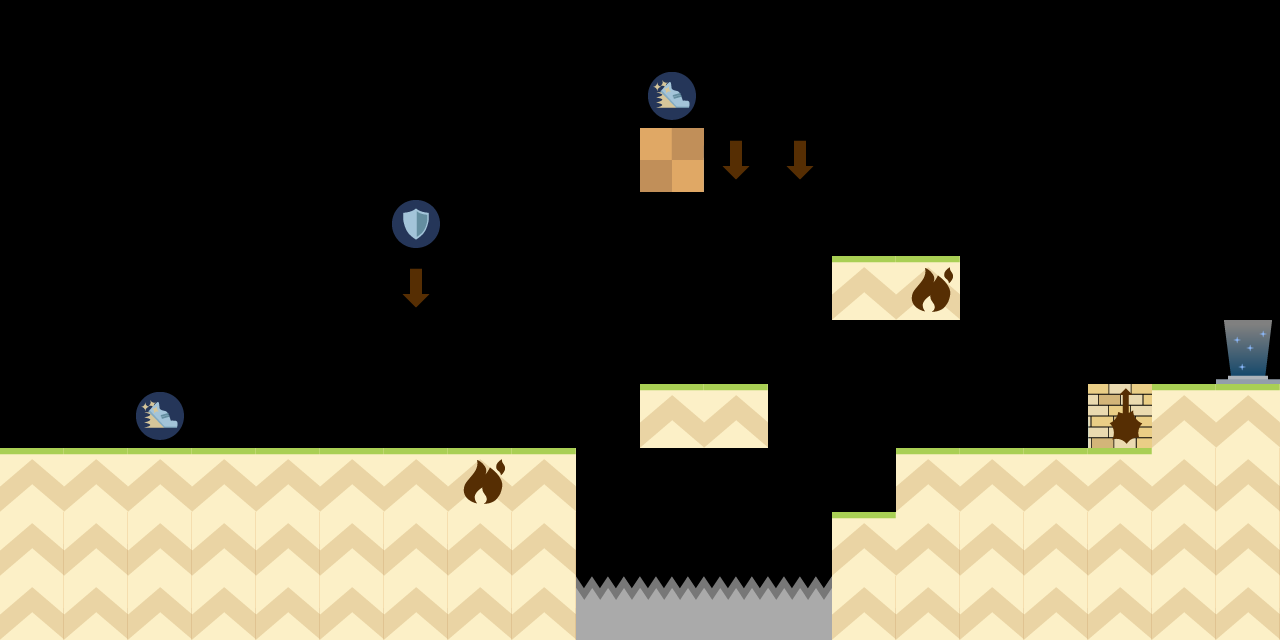

Rendered tile map (Tiled .tmx) drawn with the repository's tilesets; below, a short description and the full map source, tile grids included:
An orthogonal 20x10 tile map with 64x64 px tiles, 6 tile layers (background, main, spikes, powerups, ...), 3 tilesets.

<map version="1.0" orientation="orthogonal" renderorder="left-down" width="20" height="10" tilewidth="64" tileheight="64" nextobjectid="1">
 <tileset firstgid="1" name="traps_spritesheet" tilewidth="64" tileheight="64" tilecount="8" columns="4">
  <image source="../../client/assets/traps_spritesheet.png" width="256" height="128" />
  <tile id="0">
   <properties>
    <property name="direction" value="left" />
    <property name="length" value="3" />
    <property name="type" value="laser" />
   </properties>
  </tile>
  <tile id="1">
   <properties>
    <property name="direction" value="right" />
    <property name="length" value="3" />
    <property name="type" value="laser" />
   </properties>
  </tile>
  <tile id="2">
   <properties>
    <property name="direction" value="up" />
    <property name="length" value="3" />
    <property name="type" value="laser" />
   </properties>
  </tile>
  <tile id="3">
   <properties>
    <property name="direction" value="down" />
    <property name="length" value="3" />
    <property name="type" value="laser" />
   </properties>
  </tile>
  <tile id="4">
   <properties>
    <property name="type" value="fire" />
   </properties>
  </tile>
  <tile id="5">
   <properties>
    <property name="type" value="drop" />
   </properties>
  </tile>
 </tileset>
 <tileset firstgid="9" name="misc_spritesheet" tilewidth="64" tileheight="64" tilecount="24" columns="4">
  <image source="../../client/assets/misc_spritesheet.png" width="256" height="384" />
  <tile id="2">
   <properties>
    <property name="powerup" value="SHIELD" />
    <property name="quantity" value="1" />
   </properties>
  </tile>
  <tile id="3">
   <properties>
    <property name="powerup" value="BLINK" />
    <property name="quantity" value="3" />
   </properties>
  </tile>
 </tileset>
 <tileset firstgid="33" name="tile_spritesheet" tilewidth="64" tileheight="64" tilecount="10" columns="5">
  <image source="../../client/assets/tile_spritesheet.png" width="320" height="128" />
 </tileset>
 <layer name="background" width="20" height="10">
  <data encoding="csv">
0,0,0,0,0,0,0,0,0,0,0,0,0,0,0,0,0,0,0,0,
0,0,0,0,0,0,0,0,0,0,0,0,0,0,0,0,0,0,0,0,
0,0,0,0,0,0,0,0,0,0,0,0,0,0,0,0,0,0,0,0,
0,0,0,0,0,0,0,0,0,0,0,0,0,0,0,0,0,0,0,0,
0,0,0,0,0,0,0,0,0,0,0,0,0,0,0,0,0,0,0,0,
0,0,0,0,0,0,0,0,0,0,0,0,0,0,0,0,0,0,0,0,
0,0,0,0,0,0,0,0,0,0,0,0,0,0,0,0,0,0,0,0,
0,0,0,0,0,0,0,0,0,0,0,0,0,0,0,0,0,0,34,34,
34,34,34,34,34,34,34,34,0,0,0,0,0,0,34,34,34,34,34,34,
34,34,34,34,34,34,34,34,0,0,0,0,0,0,34,34,34,34,34,34
</data>
 </layer>
 <layer name="main" width="20" height="10">
  <properties>
   <property name="collision" value="true" />
  </properties>
  <data encoding="csv">
0,0,0,0,0,0,0,0,0,0,0,0,0,0,0,0,0,0,0,0,
0,0,0,0,0,0,0,0,0,0,0,0,0,0,0,0,0,0,0,0,
0,0,0,0,0,0,0,0,0,0,35,0,0,0,0,0,0,0,0,0,
0,0,0,0,0,0,0,0,0,0,0,0,0,0,0,0,0,0,0,0,
0,0,0,0,0,0,0,0,0,0,0,0,0,33,33,0,0,0,0,0,
0,0,0,0,0,0,0,0,0,0,0,0,0,0,0,0,0,0,0,0,
0,0,0,0,0,0,0,0,0,0,33,33,0,0,0,0,0,40,33,33,
33,33,33,33,33,33,33,33,33,0,0,0,0,0,33,33,33,33,0,0,
0,0,0,0,0,0,0,0,34,0,0,0,0,33,0,0,0,0,0,0,
0,0,0,0,0,0,0,0,34,0,0,0,0,34,0,0,0,0,0,0
</data>
 </layer>
 <layer name="spikes" width="20" height="10">
  <properties>
   <property name="collision" value="true" />
  </properties>
  <data encoding="csv">
0,0,0,0,0,0,0,0,0,0,0,0,0,0,0,0,0,0,0,0,
0,0,0,0,0,0,0,0,0,0,0,0,0,0,0,0,0,0,0,0,
0,0,0,0,0,0,0,0,0,0,0,0,0,0,0,0,0,0,0,0,
0,0,0,0,0,0,0,0,0,0,0,0,0,0,0,0,0,0,0,0,
0,0,0,0,0,0,0,0,0,0,0,0,0,0,0,0,0,0,0,0,
0,0,0,0,0,0,0,0,0,0,0,0,0,0,0,0,0,0,0,0,
0,0,0,0,0,0,0,0,0,0,0,0,0,0,0,0,0,0,0,0,
0,0,0,0,0,0,0,0,0,0,0,0,0,0,0,0,0,0,0,0,
0,0,0,0,0,0,0,0,0,0,0,0,0,0,0,0,0,0,0,0,
0,0,0,0,0,0,0,0,0,36,36,36,36,0,0,0,0,0,0,0
</data>
 </layer>
 <layer name="powerups" width="20" height="10">
  <properties>
   <property name="collision" value="true" />
  </properties>
  <data encoding="csv">
0,0,0,0,0,0,0,0,0,0,0,0,0,0,0,0,0,0,0,0,
0,0,0,0,0,0,0,0,0,0,12,0,0,0,0,0,0,0,0,0,
0,0,0,0,0,0,0,0,0,0,0,0,0,0,0,0,0,0,0,0,
0,0,0,0,0,0,11,0,0,0,0,0,0,0,0,0,0,0,0,0,
0,0,0,0,0,0,0,0,0,0,0,0,0,0,0,0,0,0,0,0,
0,0,0,0,0,0,0,0,0,0,0,0,0,0,0,0,0,0,0,0,
0,0,12,0,0,0,0,0,0,0,0,0,0,0,0,0,0,0,0,0,
0,0,0,0,0,0,0,0,0,0,0,0,0,0,0,0,0,0,0,0,
0,0,0,0,0,0,0,0,0,0,0,0,0,0,0,0,0,0,0,0,
0,0,0,0,0,0,0,0,0,0,0,0,0,0,0,0,0,0,0,0
</data>
 </layer>
 <layer name="trap_activators" width="20" height="10">
  <properties>
   <property name="display" value="false" />
  </properties>
  <data encoding="csv">
0,0,0,0,0,0,0,0,0,0,0,0,0,0,0,0,0,0,0,0,
0,0,0,0,0,0,0,0,0,0,0,0,0,0,0,0,0,0,0,0,
0,0,0,0,0,0,0,0,0,0,0,6,6,0,0,0,0,0,0,0,
0,0,0,0,0,0,0,0,0,0,0,0,0,0,0,0,0,0,0,0,
0,0,0,0,0,0,6,0,0,0,0,0,0,0,5,0,0,0,0,0,
0,0,0,0,0,0,0,0,0,0,0,0,0,0,0,0,0,0,0,0,
0,0,0,0,0,0,0,0,0,0,0,0,0,0,0,0,0,3,0,0,
0,0,0,0,0,0,0,5,0,0,0,0,0,0,0,0,0,0,0,0,
0,0,0,0,0,0,0,0,0,0,0,0,0,0,0,0,0,0,0,0,
0,0,0,0,0,0,0,0,0,0,0,0,0,0,0,0,0,0,0,0
</data>
 </layer>
 <layer name="teleporters" width="20" height="10">
  <data encoding="csv">
0,0,0,0,0,0,0,0,0,0,0,0,0,0,0,0,0,0,0,0,
0,0,0,0,0,0,0,0,0,0,0,0,0,0,0,0,0,0,0,0,
0,0,0,0,0,0,0,0,0,0,0,0,0,0,0,0,0,0,0,0,
0,0,0,0,0,0,0,0,0,0,0,0,0,0,0,0,0,0,0,0,
0,0,0,0,0,0,0,0,0,0,0,0,0,0,0,0,0,0,0,0,
0,0,0,0,0,0,0,0,0,0,0,0,0,0,0,0,0,0,0,25,
0,0,0,0,0,0,0,0,0,0,0,0,0,0,0,0,0,0,0,0,
0,0,0,0,0,0,0,0,0,0,0,0,0,0,0,0,0,0,0,0,
0,0,0,0,0,0,0,0,0,0,0,0,0,0,0,0,0,0,0,0,
0,0,0,0,0,0,0,0,0,0,0,0,0,0,0,0,0,0,0,0
</data>
 </layer>
</map>
